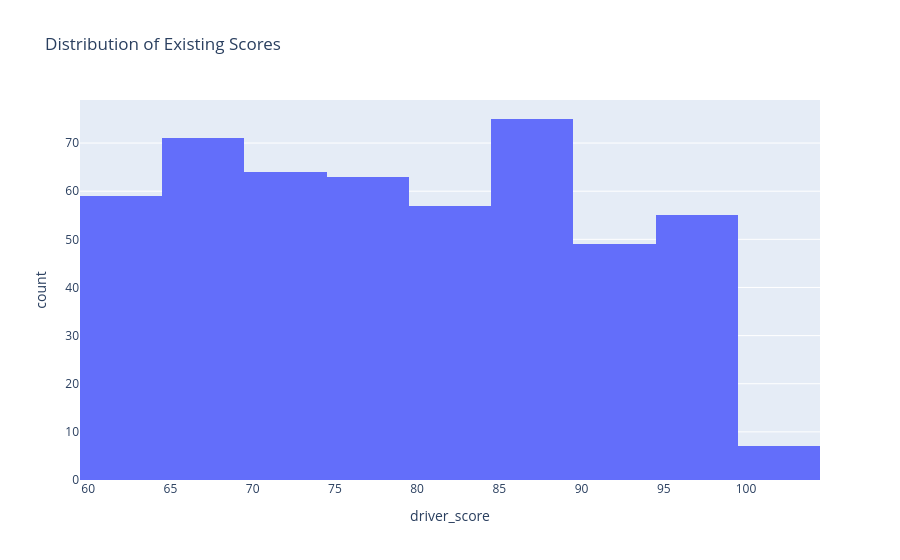

Here is the notebook cell this chart was saved with:
### Code cell
#score distribution
fig = px.histogram(
    df,
    x="driver_score",
    nbins=20,
    title="Distribution of driver Scores"
)
fig.show()

### Figure 1 — Plotly figure (JSON) as saved in the notebook; plotly's stock layout.template omitted (floating-point values rounded to 4 significant figures; data arrays with more than 128 entries replaced by an {"elided": "..."} marker saying what was removed)
{"data": [{"bingroup": "x", "hovertemplate": "driver_score=%{x}<br>count=%{y}<extra></extra>", "legendgroup": "", "marker": {"color": "#636efa", "pattern": {"shape": ""}}, "name": "", "nbinsx": 20, "orientation": "v", "showlegend": false, "type": "histogram", "x": {"elided": "500 int values"}, "xaxis": "x", "yaxis": "y"}], "layout": {"barmode": "relative", "legend": {"tracegroupgap": 0}, "title": {"text": "Distribution of Existing Scores"}, "xaxis": {"anchor": "y", "domain": [0, 1], "title": {"text": "driver_score"}}, "yaxis": {"anchor": "x", "domain": [0, 1], "title": {"text": "count"}}}}
